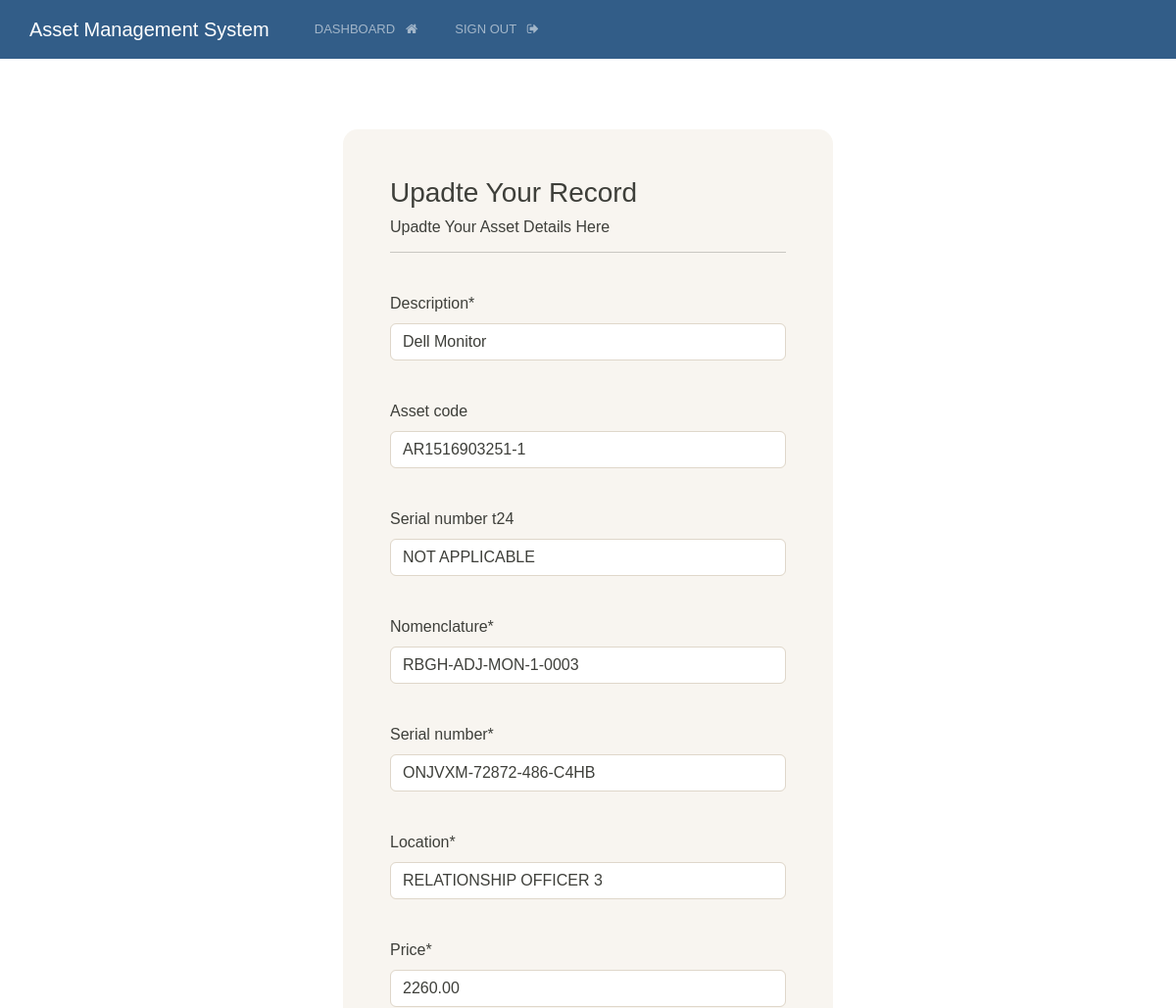
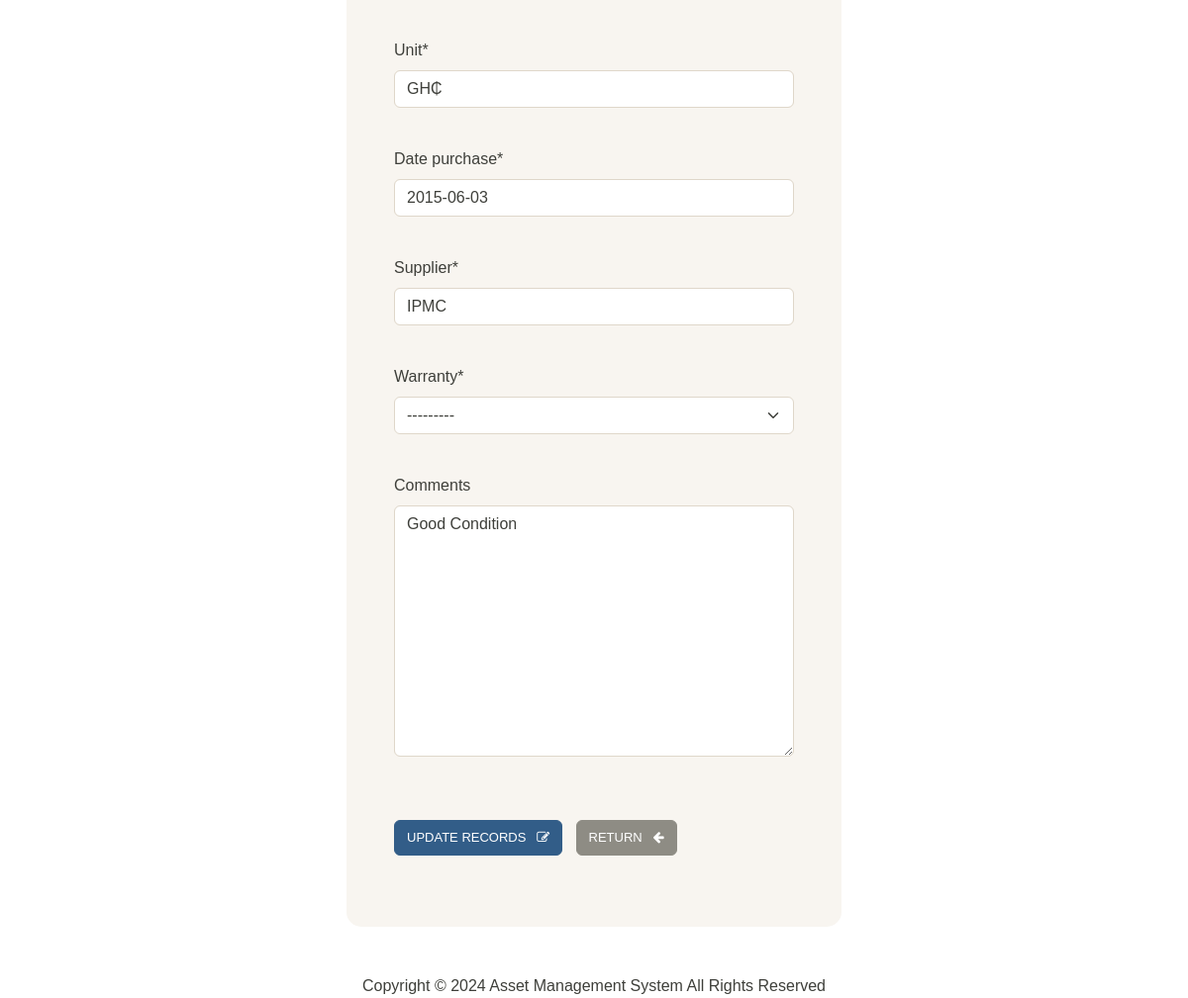
Screenshot of /update-record/37 (signed in) with the database file from the repository (2 pictures, top to bottom).
### webapp/models.py (models this page shows, shortened)
class AssetRecord(models.Model):
    description = models.CharField(max_length=255)
    asset_code = models.CharField(max_length=255, unique=True, blank=True, null=True)
    serial_number_t24 = models.CharField(max_length=255, blank=True, null=True, default="NOT APPLICABLE")
    nomenclature = models.CharField(max_length=255, unique=True)
    serial_number = models.CharField(max_length=255)
    location = models.CharField(max_length=255)
    date_purchase = models.DateField()  # Changed to DateField
    price = models.DecimalField(max_digits=10, decimal_places=2)
    unit = models.CharField(max_length=10)
    supplier = models.CharField(max_length=255)
    warranty = models.CharField(max_length=255, choices=[('active', 'Active'), ('expired', 'Expired')])
    comments = models.TextField(blank=True)

### webapp/views.py (the view)
# urls.py: path('update-record/<int:pk>',views.update_record, name="update-record"),
@login_required(login_url='login')
def update_record(request, pk):
    record = AssetRecord.objects.get(id=pk)
    form = UpdateRecordForm(instance=record)
    if request.method == 'POST':
        form = UpdateRecordForm(request.POST, instance=record)
        if form.is_valid():
            form.save()
            messages.success(request, 'Record was updated successfully')
            return redirect('dashboard')
    context = {'form':form}
    return render(request, 'update-record.html', context)

### webapp/forms.py
class UpdateRecordForm(forms.ModelForm):
    class Meta:
        model = AssetRecord
        fields = ['description', 'asset_code', 'serial_number_t24', 'nomenclature', 'serial_number', 'location',  'price', 'unit', 'date_purchase', 'supplier', 'warranty', 'comments']

### templates/update-record.html (shortened to what this page needs)
{%extends 'base.html'%}
{%load crispy_forms_tags%}
{%block content%}
<body>
    <div class="container bg-light shadow-md p-5 form-layout">
        <h3> Upadte Your Record </h3>
        <h6> Upadte Your  Asset Details Here </h6>
        <hr>
        <br>
        <form method = "POST" autocomplete="off">
            {{form.description|as_crispy_field}}
            <br>
            {{form.asset_code|as_crispy_field}}
            <br>
            {{form.serial_number_t24|as_crispy_field}}
            <br>
            {{form.nomenclature|as_crispy_field}}
            <br>
            {{form.serial_number|as_crispy_field}}
            <br>
            {{form.location|as_crispy_field}}
            <br>
            {{form.price|as_crispy_field}}
            <br>
            {{form.unit|as_crispy_field}}
            <br>
            {{form.date_purchase|as_crispy_field}}
            <br>
            {{form.supplier|as_crispy_field}}
            <br>
            {{form.warranty|as_crispy_field}}
            <br>
            {{form.comments|as_crispy_field}}
            <br>
            <br>
            <button type="submit" class="btn btn-primary " > Update Records &nbsp; <i class="fa fa-edit" aria-hidden="true"></i></button>
            <a href="{% url 'dashboard' %}" class="btn btn-secondary">Return &nbsp; <i class="fa fa-arrow-left" aria-hidden="true"></i></a>
        </form>
        <br>
    </div>
</body>
{%endblock%}

### static/css/style.css (style rules this page uses)
body { margin: 0; padding: 0; font-family: Arial, sans-serif; box-sizing: border-box; }
.container { width: 100%; max-width: 1200px; margin: 0 auto; padding: 20px; }
.form-layout { border-radius: 15px; width: 500px; }

### rows the page displays
AssetRecord: description "Dell Monitor", asset_code "AR1516903251-1", serial_number_t24 "NOT APPLICABLE", nomenclature "RBGH-ADJ-MON-1-0003", serial_number "ONJVXM-72872-486-C4HB", location "RELATIONSHIP OFFICER 3", price "2260.00", unit "GH₵", date_purchase "2015-06-03", supplier "IPMC", warranty "---------", comments "Good Condition"
